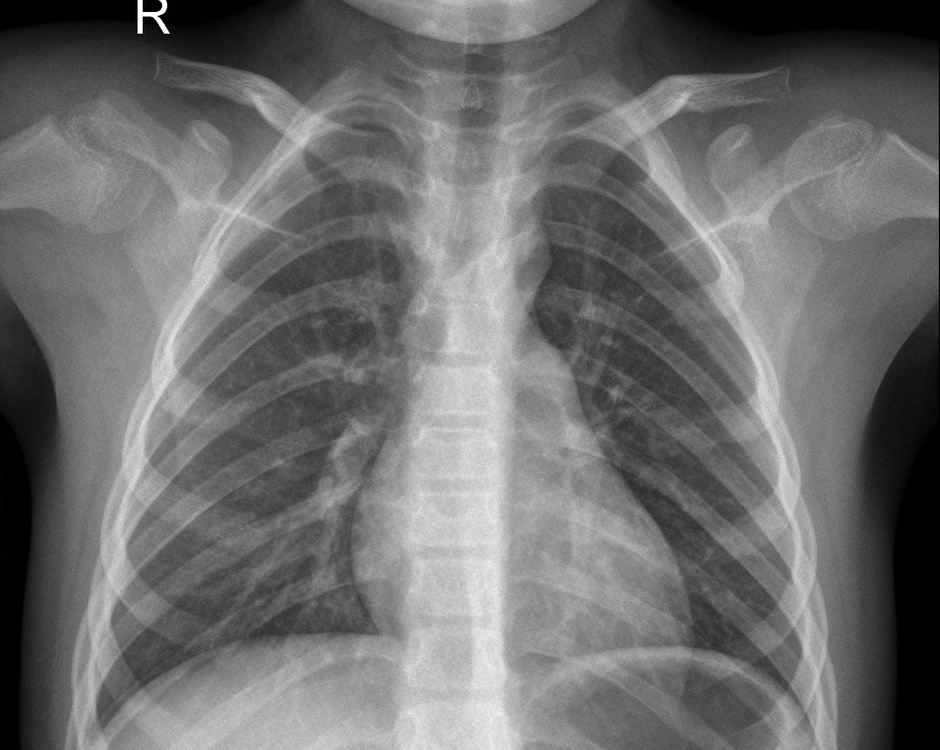
#> input picture Imagenes/Sano1.jpeg, 940 x 750 px, shrunk from 1647 x 1314 before the run
$ python main.py
#> lines starting #> are read from the running program, lines starting #| are printed output that depends on the picture; after the words box and inside, x2 and y2 are one past the last pixel; in counts of white or black regions, pixels touching at a corner belong together
import cv2
import numpy as np
import matplotlib.pyplot as plt

# Cargar radiografia
img = cv2.imread('Imagenes/Sano1.jpeg', cv2.IMREAD_GRAYSCALE)
#> img is the input picture: shape (750, 940); min 0, max 255, mean 109.7

# Normalizar intensidades
img_norm = cv2.normalize(img.astype('float32'), None, 0, 1, cv2.NORM_MINMAX)

# Suavizado con filtro Gaussiano
blur = cv2.GaussianBlur(img_norm, (7, 7), 0)

# Realce de contraste
img_enhanced = cv2.equalizeHist((blur * 255).astype(np.uint8))
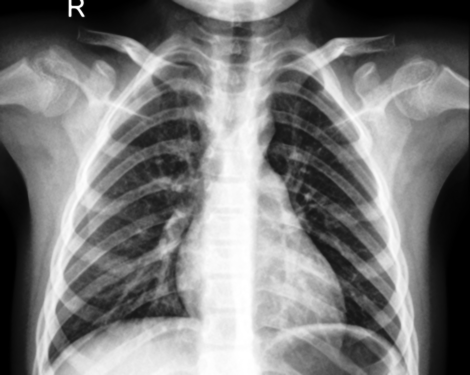
#> img_enhanced: shape (750, 940) (shown at 1/2 size); min 0, max 255, mean 122.8
img_enhanced = img_enhanced.astype('float32') / 255

# Detección múltiple de opacidades usando diferentes métodos

# Umbral adaptativo
mask1 = cv2.adaptiveThreshold((img_enhanced * 255).astype(np.uint8), 255,
                             cv2.ADAPTIVE_THRESH_GAUSSIAN_C,
                             cv2.THRESH_BINARY, 45, -8)
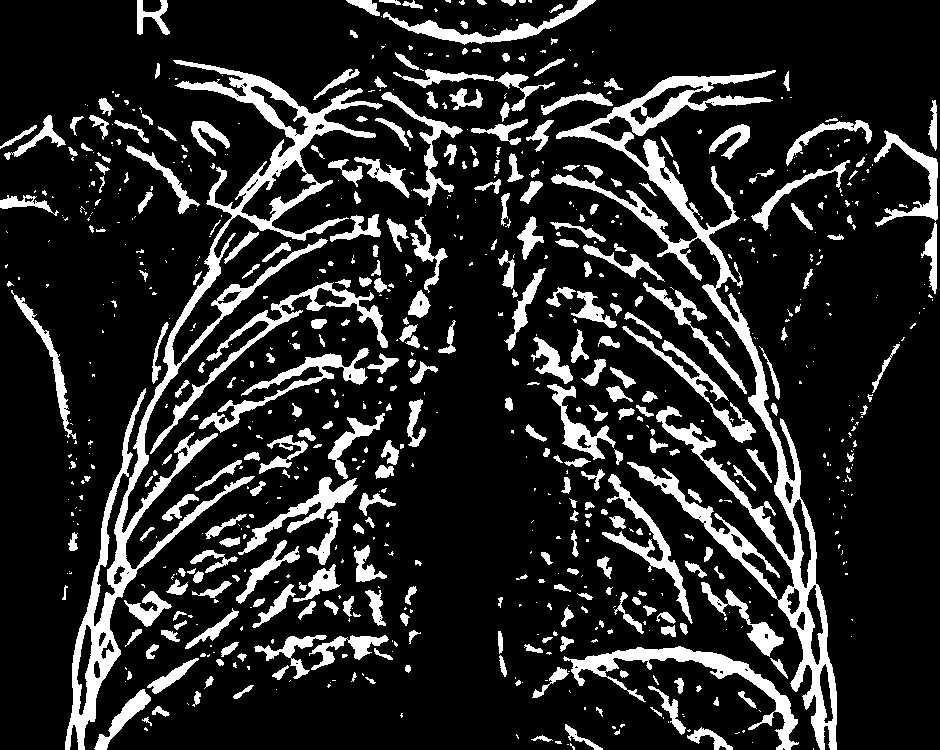
#> mask1: shape (750, 940); 16.2% white; 802 white regions (466 under 20 px), largest, box (x1, y1, x2, y2) and area: (551, 70, 837, 750) 20116, (65, 60, 383, 750) 18332, (563, 646, 799, 750) 3943

# Umbral Otsu
_, mask2 = cv2.threshold((img_enhanced * 255).astype(np.uint8), 0, 255,
                         cv2.THRESH_BINARY + cv2.THRESH_OTSU)
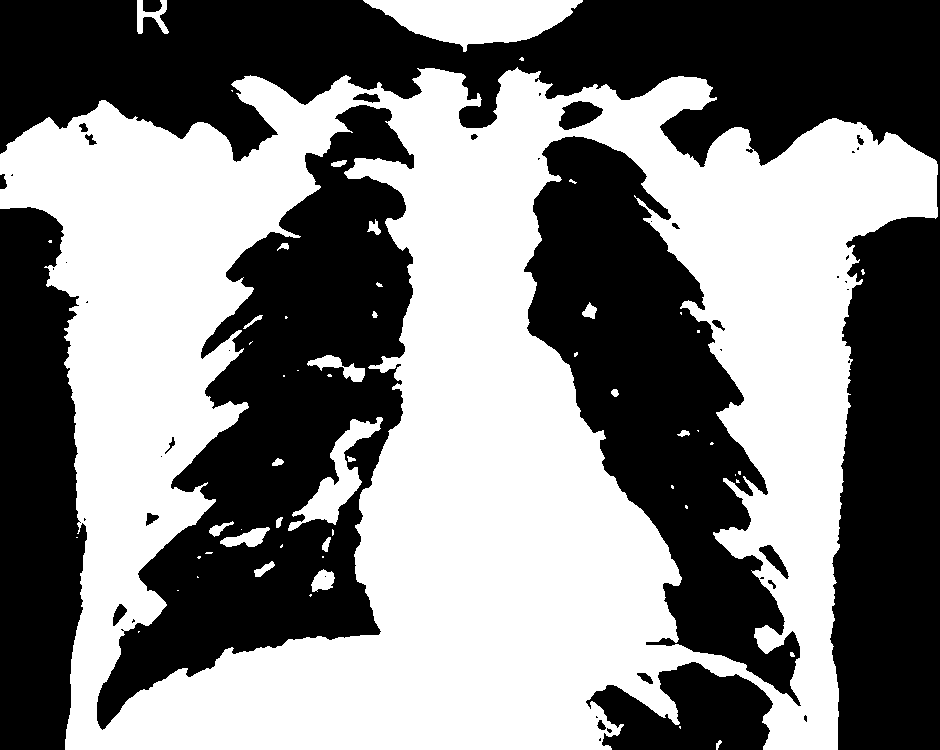
#> mask2: shape (750, 940); 50.3% white; 48 black regions (26 under 20 px), largest, box (x1, y1, x2, y2) and area: (0, 0, 940, 750) 150058, (97, 105, 414, 730) 83699, (524, 136, 801, 706) 64910

# Combinar máscaras
mask_combined = cv2.bitwise_and(mask1, mask2)
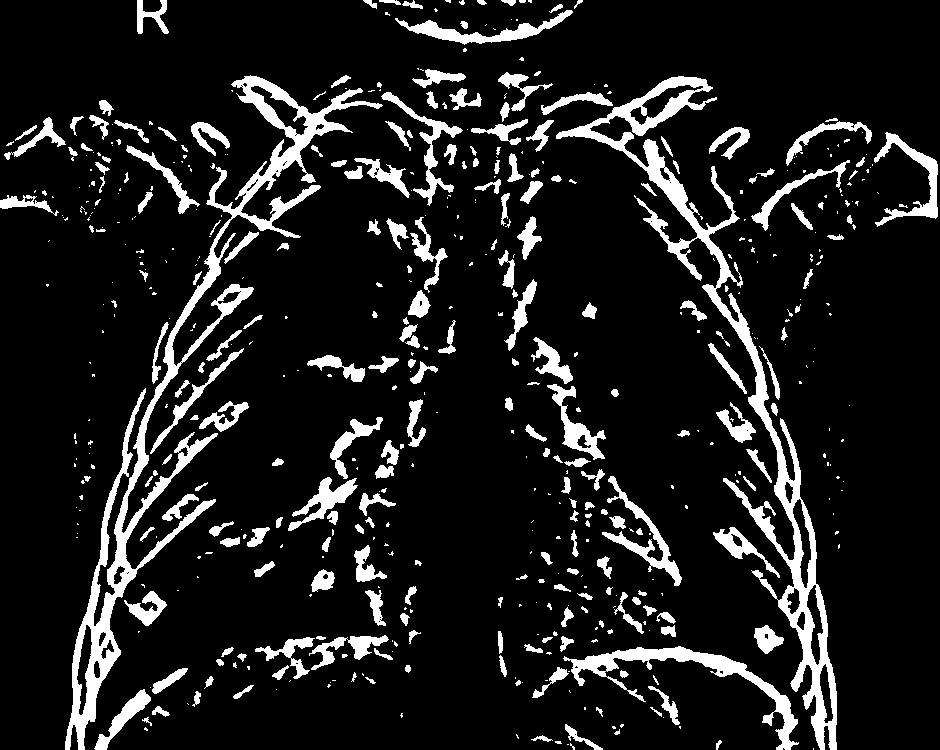
#> mask_combined: shape (750, 940); 11.6% white; 554 white regions (316 under 20 px), largest, box (x1, y1, x2, y2) and area: (65, 75, 383, 750) 16172, (556, 76, 837, 750) 14959, (563, 646, 799, 750) 3731

# Inversion de mascara para obtener zonas opacas
mask_inv = cv2.bitwise_not(mask_combined)
masked_img = cv2.bitwise_and(img_enhanced, img_enhanced, mask=mask_inv)
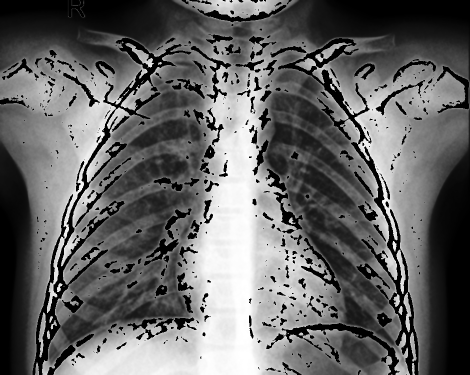
#> masked_img: shape (750, 940) float32 (shown at 1/2 size); min 0, max 1, mean 0.396

# Detección de regiones conectadas para análisis
num_labels, labels, stats, centroids = cv2.connectedComponentsWithStats(mask_inv, connectivity=8)
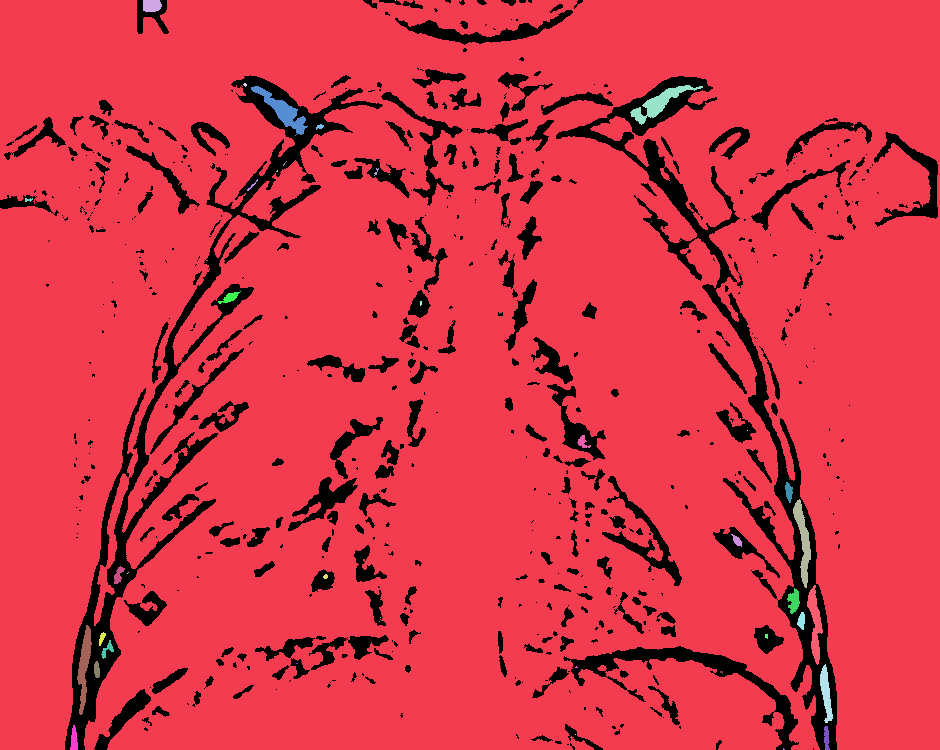
#> labels: shape (750, 940) int32; 45 distinct labels, from 0 to 44; one colour per label, 0 black
#> num_labels = 45; stats = 45 rows, first 6: [0, 0, 938, 750, 81913], [0, 0, 940, 750, 617588], [143, 0, 19, 12, 207], [395, 0, 1, 1, 1], [243, 83, 4, 4, 10], [630, 85, 73, 40, 770]; centroids = 45 pairs, first value 28.09 to 826.2, second value 0 to 748.7

significant_regions = 0
total_opaque_area = 0
for i in range(1, num_labels):
    area = stats[i, cv2.CC_STAT_AREA]
    if area > 100:
        significant_regions += 1
        total_opaque_area += area
#> this loop made 44 passes
#> (area, total_opaque_area) on passes 1, 2, 5, 6, 17, 21, 22, 24: (617588, 617588), (207, 617795), (770, 618565), (794, 619359), (123, 619482), (109, 619591), (658, 620249), (108, 620357)
#> after the loop, significant_regions = 14; total_opaque_area = 622423

# Mostrar resultados
plt.figure(figsize=(12, 5))

plt.subplot(2, 4, 1)
plt.imshow(img_norm, cmap="gray")
plt.title("Radiografía Original")
plt.axis("off")

plt.subplot(2, 4, 2)
plt.imshow(blur, cmap="gray")
plt.title("Imagen Suavizada")
plt.axis("off")

plt.subplot(2, 4, 3)
plt.imshow(img_enhanced, cmap="gray")
plt.title("Realce de Contraste")
plt.axis("off")

plt.subplot(2, 4, 4)
plt.imshow(mask1, cmap="gray")
plt.title("Máscara Adaptativa")
plt.axis("off")

plt.subplot(2, 4, 5)
plt.imshow(mask2, cmap="gray")
plt.title("Máscara Otsu")
plt.axis("off")

plt.subplot(2, 4, 6)
plt.imshow(mask_combined, cmap="gray")
plt.title("Máscara Combinada")
plt.axis("off")

plt.subplot(2, 4, 7)
plt.imshow(masked_img, cmap="gray")
plt.title("Zonas Opacas Detectadas")
plt.axis("off")

plt.subplot(2, 4, 8)
plt.text(0.1, 0.9, "RESULTADOS DEL ANÁLISIS", fontsize=12)
plt.text(0.1, 0.6, f"Regiones significativas: {significant_regions}", fontsize=10)

# Evaluación
if significant_regions > 8:
    evaluation = "ALTA OPACIDAD - Posible patología"
    color = "red"
elif significant_regions > 3:
    evaluation = "OPACIDAD MODERADA - Revisar"
    color = "orange"
else:
    evaluation = "BAJA OPACIDAD - Normal"
    color = "green"

plt.text(0.1, 0.3, f"Evaluación: {evaluation}", fontsize=11, color=color)
plt.axis('off')
plt.show()

# Mostrar resultados en consola
print("ANÁLISIS DE OPACIDADES EN RADIOGRAFÍA")
print(f"Número de regiones opacas significativas: {significant_regions}")
#| Número de regiones opacas significativas: 14
print(f"Evaluación: {evaluation}")

$ run again, with Imagenes/Sano2.jpeg copied over Imagenes/Sano1.jpeg
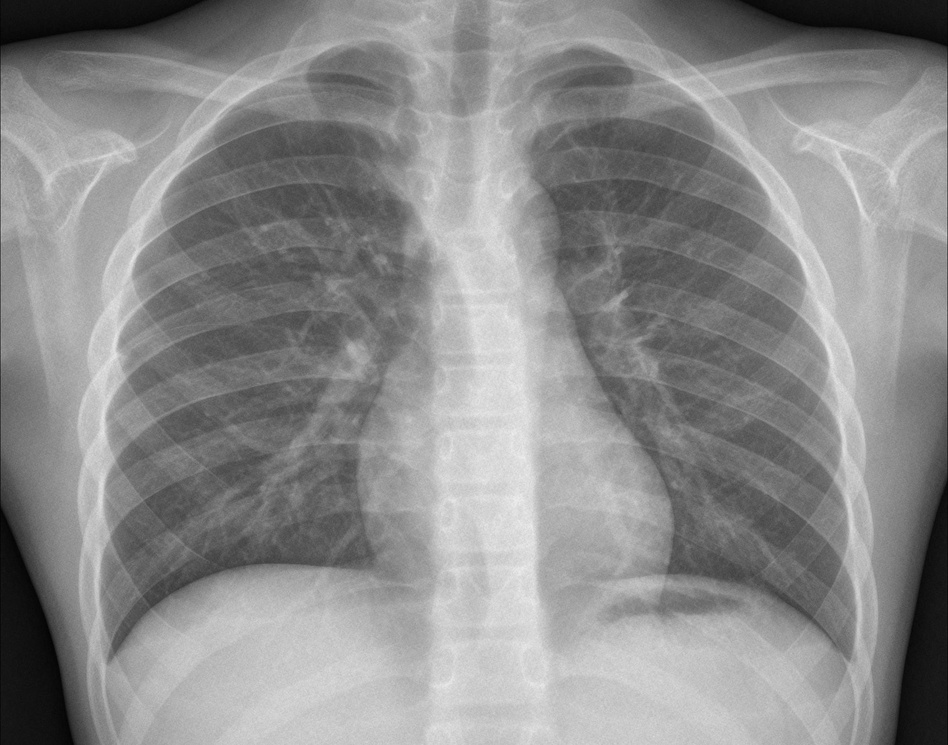
#> input picture Imagenes/Sano2.jpeg, 948 x 745 px, shrunk from 1984 x 1559 before the run
#> img is the input picture: shape (745, 948); min 1, max 238, mean 139.3
#> `mask1 = cv2.adaptiveThreshold((img_enhanced * 255).astype(np.uint8), 2..`:
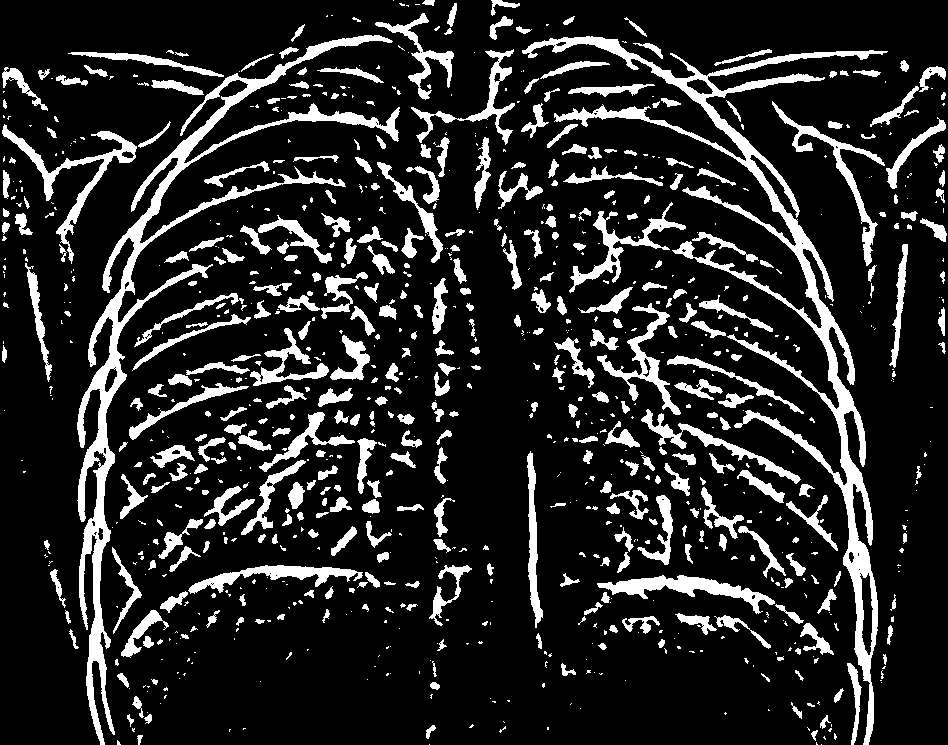
#> mask1: shape (745, 948); 15.5% white; 934 white regions (520 under 20 px), largest, box (x1, y1, x2, y2) and area: (522, 36, 888, 745) 17260, (77, 35, 400, 745) 15051, (2, 124, 137, 264) 2385
#> mask2: shape (745, 948); 50.1% white; 34 black regions (20 under 20 px), largest, box (x1, y1, x2, y2) and area: (101, 42, 431, 665) 129006, (524, 46, 855, 677) 113237, (0, 241, 114, 745) 28974
#> mask_combined: shape (745, 948); 8.7% white; 548 white regions (324 under 20 px), largest, box (x1, y1, x2, y2) and area: (522, 36, 878, 732) 12934, (77, 35, 393, 735) 11813, (2, 124, 137, 264) 2385
#> `num_labels, labels, stats, centroids = cv2.connectedComponentsWithStat..`:
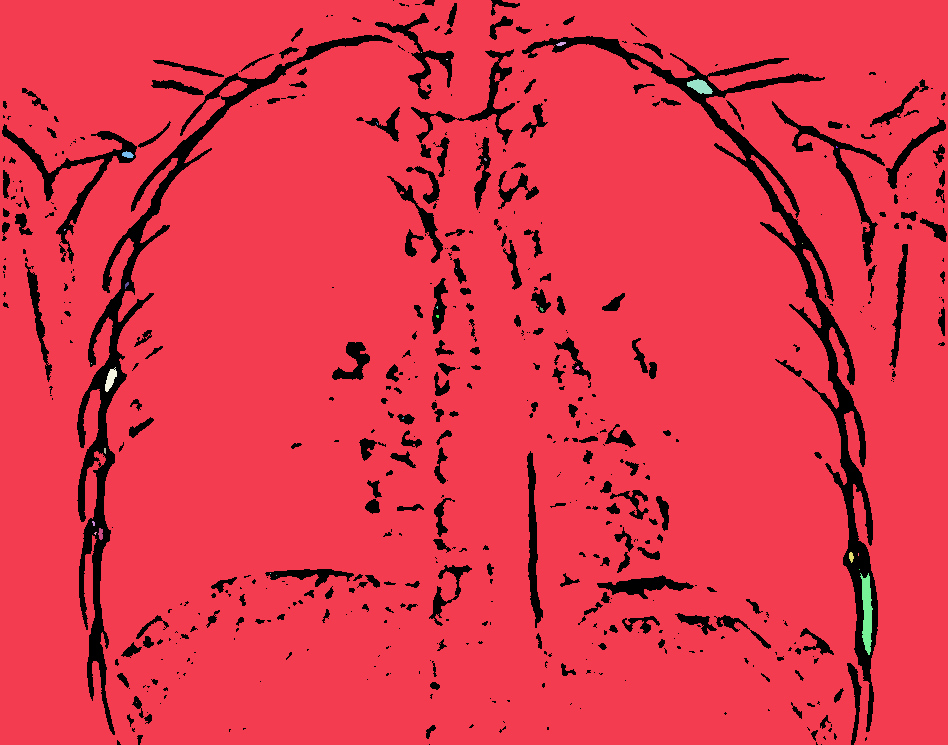
#> labels: shape (745, 948) int32; 33 distinct labels, from 0 to 32; one colour per label, 0 black
#> num_labels = 33; stats = 33 rows, first 6: [2, 0, 945, 745, 61241], [0, 0, 948, 745, 643700], [556, 42, 10, 4, 27], [421, 52, 1, 1, 1], [446, 59, 2, 1, 2], [687, 79, 26, 15, 239]; centroids = 33 pairs, first value 64.33 to 866.6, second value 43.44 to 702
#> the loop `for i in range(1, num_labels):` made 32 passes
#> (area, total_opaque_area) on passes 1, 5, 19, 30: (643700, 643700), (239, 643939), (163, 644102), (639, 644741)
#> after the loop `for i in range(1, num_labels):`: significant_regions = 4; total_opaque_area = 644741
#| Número de regiones opacas significativas: 4

$ run again, with Imagenes/Sano3.jpeg copied over Imagenes/Sano1.jpeg
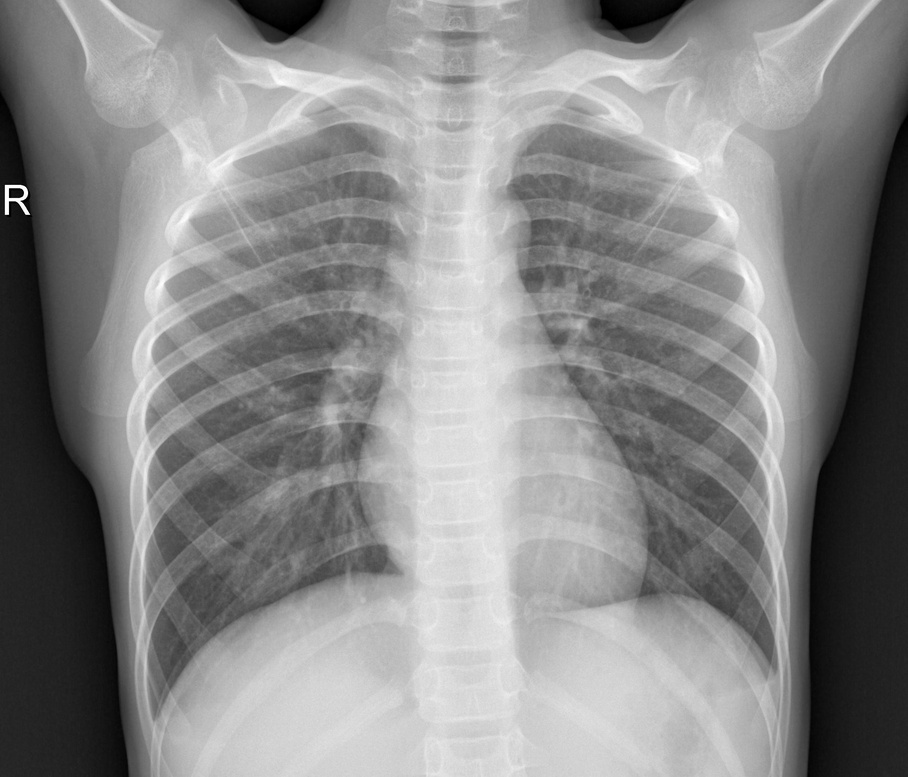
#> input picture Imagenes/Sano3.jpeg, 908 x 777 px, shrunk from 2426 x 2076 before the run
#> img is the input picture: shape (777, 908); min 0, max 255, mean 136.2
#> `mask1 = cv2.adaptiveThreshold((img_enhanced * 255).astype(np.uint8), 2..`:
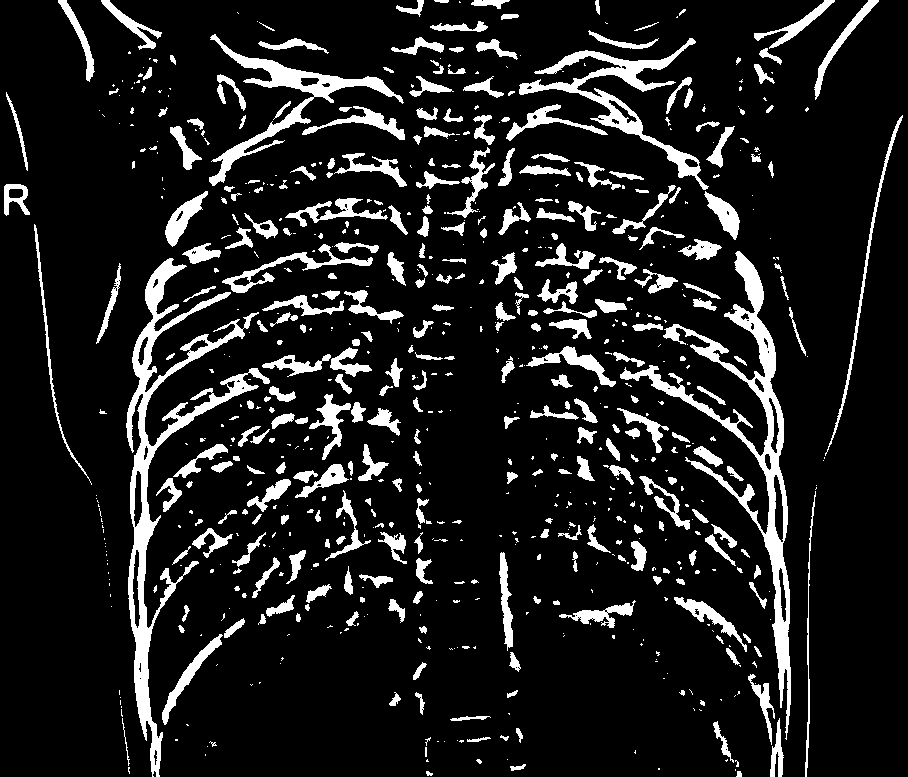
#> mask1: shape (777, 908); 12.2% white; 731 white regions (397 under 20 px), largest, box (x1, y1, x2, y2) and area: (126, 258, 270, 777) 10447, (620, 251, 791, 740) 9429, (519, 38, 709, 190) 4284
#> mask2: shape (777, 908); 50.1% white; 31 black regions (12 under 20 px), largest, box (x1, y1, x2, y2) and area: (0, 0, 153, 777) 90925, (776, 0, 908, 777) 86682, (145, 124, 406, 720) 86263
#> mask_combined: shape (777, 908); 8.6% white; 509 white regions (275 under 20 px), largest, box (x1, y1, x2, y2) and area: (126, 258, 231, 777) 8413, (692, 251, 790, 708) 7274, (519, 38, 709, 190) 4284
#> `num_labels, labels, stats, centroids = cv2.connectedComponentsWithStat..`:
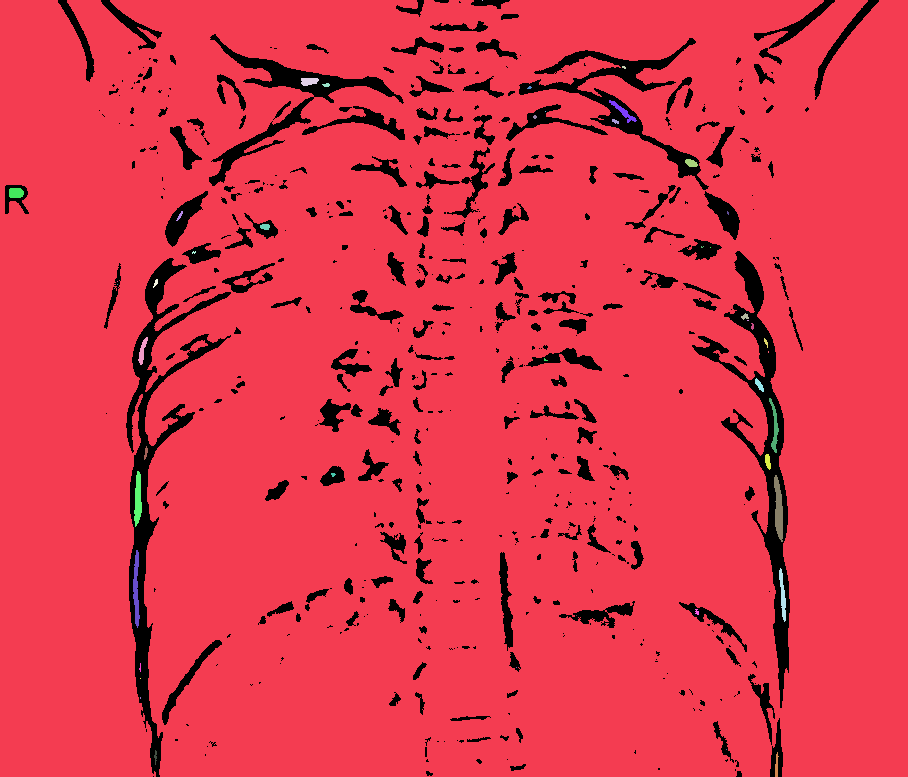
#> labels: shape (777, 908) int32; 48 distinct labels, from 0 to 47; one colour per label, 0 black
#> num_labels = 48; stats = 48 rows, first 6: [5, 0, 874, 777, 60816], [0, 0, 908, 777, 642083], [482, 0, 1, 1, 1], [622, 66, 4, 3, 9], [301, 78, 18, 8, 116], [322, 83, 8, 4, 23]; centroids = 48 pairs, first value 15.59 to 782.3, second value 0 to 765.5
#> the loop `for i in range(1, num_labels):` made 47 passes
#> (area, total_opaque_area) on passes 1, 4, 7, 12, 25, 31, 34, 36: (642083, 642083), (116, 642199), (155, 642354), (137, 642491), (121, 642612), (204, 642816), (306, 643122), (405, 643527)
#> after the loop `for i in range(1, num_labels):`: significant_regions = 10; total_opaque_area = 644046
#| Número de regiones opacas significativas: 10
